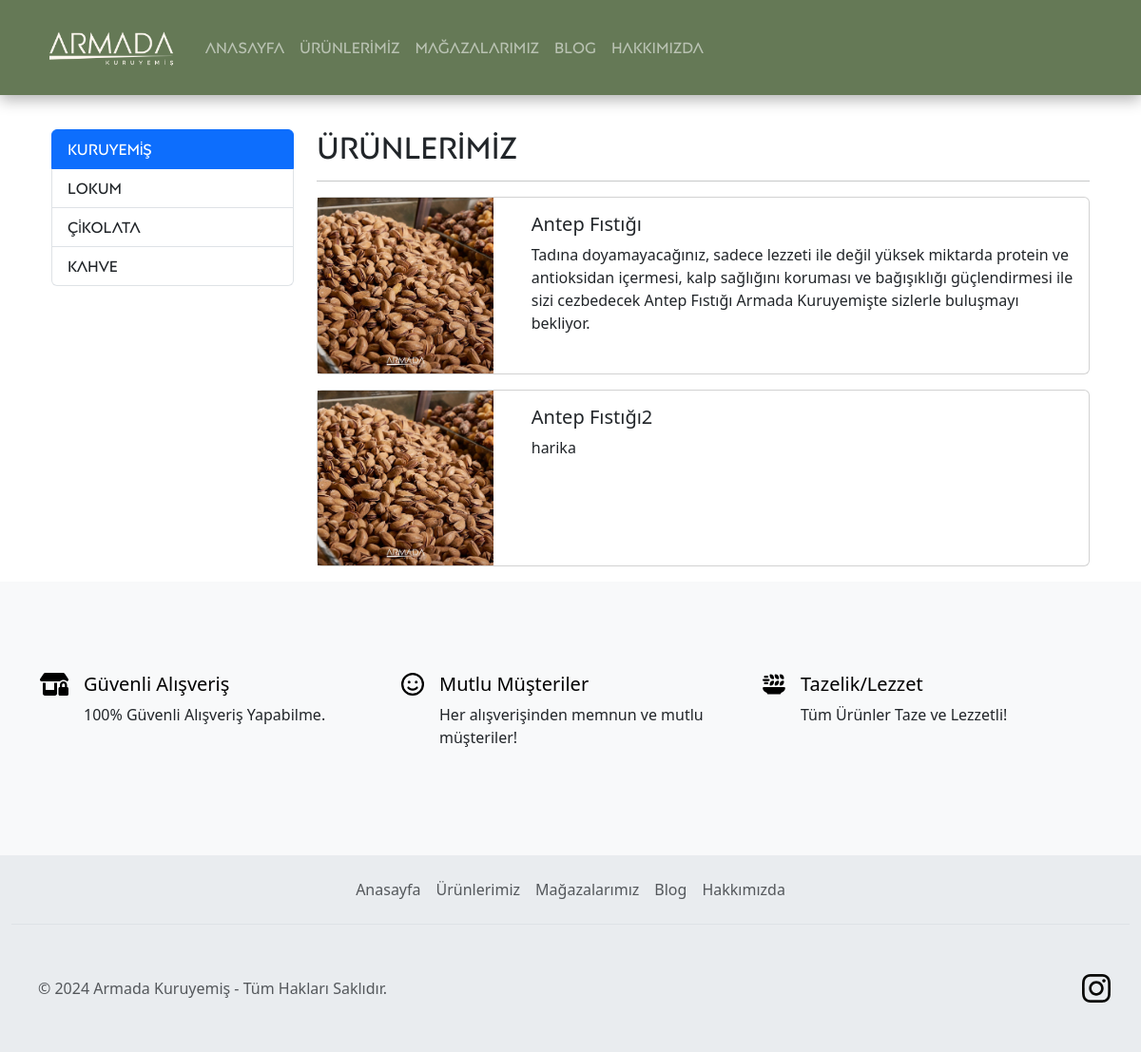
Screenshot of /product_category/kuruyemis with the database file from the repository.
### product/models.py (models this page shows, shortened)
class ProductCategory(models.Model):
    name = models.CharField(max_length=150)
    slug = models.SlugField(null=False, blank=True, unique=True, db_index=True, editable=False)
    class Meta:
        verbose_name = "Ürün Kategori"
        verbose_name_plural = "Ürün Kategorileri"

class Product(models.Model):
    title = models.CharField(max_length=200)
    image = models.ImageField(upload_to='products')
    description = RichTextField()
    is_home = models.BooleanField(default=False)
    slug = models.SlugField(null=False, blank=True, unique=True, db_index=True, editable=False)
    product_category = models.ForeignKey(ProductCategory, on_delete=models.CASCADE)
    class Meta:
        verbose_name = "Ürün"
        verbose_name_plural = "Ürünler"

### product/views.py (the view)
# urls.py: path("product_category/<slug:slug>", views.products_by_category, name="products_by_category"),
def products_by_category(request, slug):
    context = {
        "products": Product.objects.filter(product_category__slug=slug),
        "categories": ProductCategory.objects.all(),
        "selected_category": slug
    }
    return render(request, "product/products.html", context)

### product/templates/product/products.html (shortened to what this page needs)
{% extends "base.html" %}
{% block content %}
    <div class="container mt-3">
        <div class="row">
            <div class="col-3">
                {% include 'partials/_productcategories.html' %}
            </div>
            <div class="col-9">
                <h2 style="font-family: 'MyCustomFont', sans-serif">ÜRÜNLERİMİZ</h2>
                <hr>
                {% if products|length > 0 %}
                    {% for product in products %}
                        {% include 'product/partials/_product.html' %}
                    {% endfor %}
                {% else %}
                    <div class="alert alert-warning">
                        Ürün Yok
                    </div>
                {% endif %}
            </div>
        </div>
    </div>
{% endblock %}

### templates/partials/_productcategories.html
<div class="list-group" style="font-family: 'MyCustomFont', sans-serif">
    {% for category in categories %}
        {% if category.slug == selected_category %}
            <a class="list-group-item list-group-item-action active"
               href="{% url 'products_by_category' category.slug %}">{{ category.name|title }}</a>
        {% else %}
            <a class="list-group-item list-group-item-action"
               href="{% url 'products_by_category' category.slug %}">{{ category.name|title }}</a>
        {% endif %}
    {% endfor %}
</div>

### product/templates/product/partials/_product.html
{% load static %}
<div class="card mb-3">
    <div class="row">
        <div class="col-md-3">
            <img src="{{ product.image.url }}" alt="" class="img-fluid">
        </div>
        <div class="col-md-9">
            <div class="card-body">
                <h5 class="card-title">
                        {{ product.title }}
                </h5>
                <p class="card-text">{{ product.description|safe |striptags }}</p>
            </div>
        </div>
    </div>
</div>

### rows the page displays
ProductCategory: name "Kuruyemi̇ş"
ProductCategory: name "Lokum"
ProductCategory: name "Çi̇kolata"
ProductCategory: name "Kahve"
Product: image (picture), title "Antep Fıstığı", description "Tadına doyamayacağınız, sadece lezzeti ile değil yüksek miktarda protein ve antioksidan içermesi, kalp sağlığını koruması ve bağışıklığı güçlendirmesi ile sizi cezbedecek Antep Fıstığı Armada Kuruyemişte sizlerle buluşmayı bekliyor."
Product: image (picture), title "Antep Fıstığı2", description "harika"
